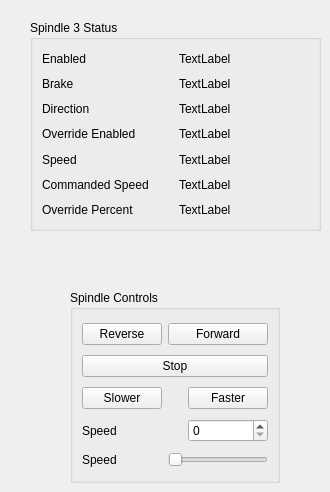
      <widget class="QWidget" name="tab_5">
       <attribute name="title">
        <string>S3</string>
       </attribute>
       <widget class="QGroupBox" name="groupBox_4">
        <property name="geometry">
         <rect>
          <x>30</x>
          <y>20</y>
          <width>291</width>
          <height>211</height>
         </rect>
        </property>
        <property name="title">
         <string>Spindle 3 Status</string>
        </property>
        <layout class="QGridLayout" name="gridLayout_5">
         <item row="1" column="0">
          <widget class="QLabel" name="label_22">
           <property name="text">
            <string>Brake</string>
           </property>
          </widget>
         </item>
         <item row="2" column="0">
          <widget class="QLabel" name="label_23">
           <property name="text">
            <string>Direction</string>
           </property>
          </widget>
         </item>
         <item row="4" column="0">
          <widget class="QLabel" name="label_24">
           <property name="text">
            <string>Speed</string>
           </property>
          </widget>
         </item>
         <item row="5" column="1">
          <widget class="QLabel" name="spindle_cmd_speed_3_lb">
           <property name="text">
            <string>TextLabel</string>
           </property>
          </widget>
         </item>
         <item row="4" column="1">
          <widget class="QLabel" name="spindle_speed_3_lb">
           <property name="text">
            <string>TextLabel</string>
           </property>
          </widget>
         </item>
         <item row="3" column="1">
          <widget class="QLabel" name="spindle_override_enabled_3_lb">
           <property name="text">
            <string>TextLabel</string>
           </property>
          </widget>
         </item>
         <item row="1" column="1">
          <widget class="QLabel" name="spindle_brake_3_lb">
           <property name="text">
            <string>TextLabel</string>
           </property>
          </widget>
         </item>
         <item row="0" column="0">
          <widget class="QLabel" name="label_25">
           <property name="text">
            <string>Enabled</string>
           </property>
          </widget>
         </item>
         <item row="5" column="0">
          <widget class="QLabel" name="label_26">
           <property name="text">
            <string>Commanded Speed</string>
           </property>
          </widget>
         </item>
         <item row="2" column="1">
          <widget class="QLabel" name="spindle_direction_3_lb">
           <property name="text">
            <string>TextLabel</string>
           </property>
          </widget>
         </item>
         <item row="0" column="1">
          <widget class="QLabel" name="spindle_enabled_3_lb">
           <property name="text">
            <string>TextLabel</string>
           </property>
          </widget>
         </item>
         <item row="3" column="0">
          <widget class="QLabel" name="label_27">
           <property name="text">
            <string>Override Enabled</string>
           </property>
          </widget>
         </item>
         <item row="6" column="0">
          <widget class="QLabel" name="label_28">
           <property name="text">
            <string>Override Percent</string>
           </property>
          </widget>
         </item>
         <item row="6" column="1">
          <widget class="QLabel" name="spindle_override_3_lb">
           <property name="text">
            <string>TextLabel</string>
           </property>
          </widget>
         </item>
        </layout>
       </widget>
       <widget class="QGroupBox" name="groupBox_12">
        <property name="geometry">
         <rect>
          <x>70</x>
          <y>290</y>
          <width>210</width>
          <height>193</height>
         </rect>
        </property>
        <property name="title">
         <string>Spindle Controls</string>
        </property>
        <layout class="QGridLayout" name="gridLayout_13">
         <item row="0" column="0">
          <widget class="QPushButton" name="spindle_rev_s_pb">
           <property name="text">
            <string>Reverse</string>
           </property>
          </widget>
         </item>
         <item row="0" column="1" colspan="2">
          <widget class="QPushButton" name="spindle_fwd_s_pb">
           <property name="text">
            <string>Forward</string>
           </property>
          </widget>
         </item>
         <item row="1" column="0" colspan="3">
          <widget class="QPushButton" name="spindle_stop_s_pb">
           <property name="text">
            <string>Stop</string>
           </property>
          </widget>
         </item>
         <item row="2" column="0">
          <widget class="QPushButton" name="spindle_minus_s_pb">
           <property name="text">
            <string>Slower</string>
           </property>
          </widget>
         </item>
         <item row="2" column="2">
          <widget class="QPushButton" name="spindle_plus_s_pb">
           <property name="text">
            <string>Faster</string>
           </property>
          </widget>
         </item>
         <item row="3" column="2">
          <widget class="QSpinBox" name="spindle_speed_s_sb"/>
         </item>
         <item row="3" column="0">
          <widget class="QLabel" name="label_63">
           <property name="text">
            <string>Speed</string>
           </property>
          </widget>
         </item>
         <item row="4" column="1" colspan="2">
          <widget class="QSlider" name="spindle_speed_s_sl">
           <property name="orientation">
            <enum>Qt::Horizontal</enum>
           </property>
          </widget>
         </item>
         <item row="4" column="0">
          <widget class="QLabel" name="label_64">
           <property name="text">
            <string>Speed</string>
           </property>
          </widget>
         </item>
        </layout>
       </widget>
      </widget>
